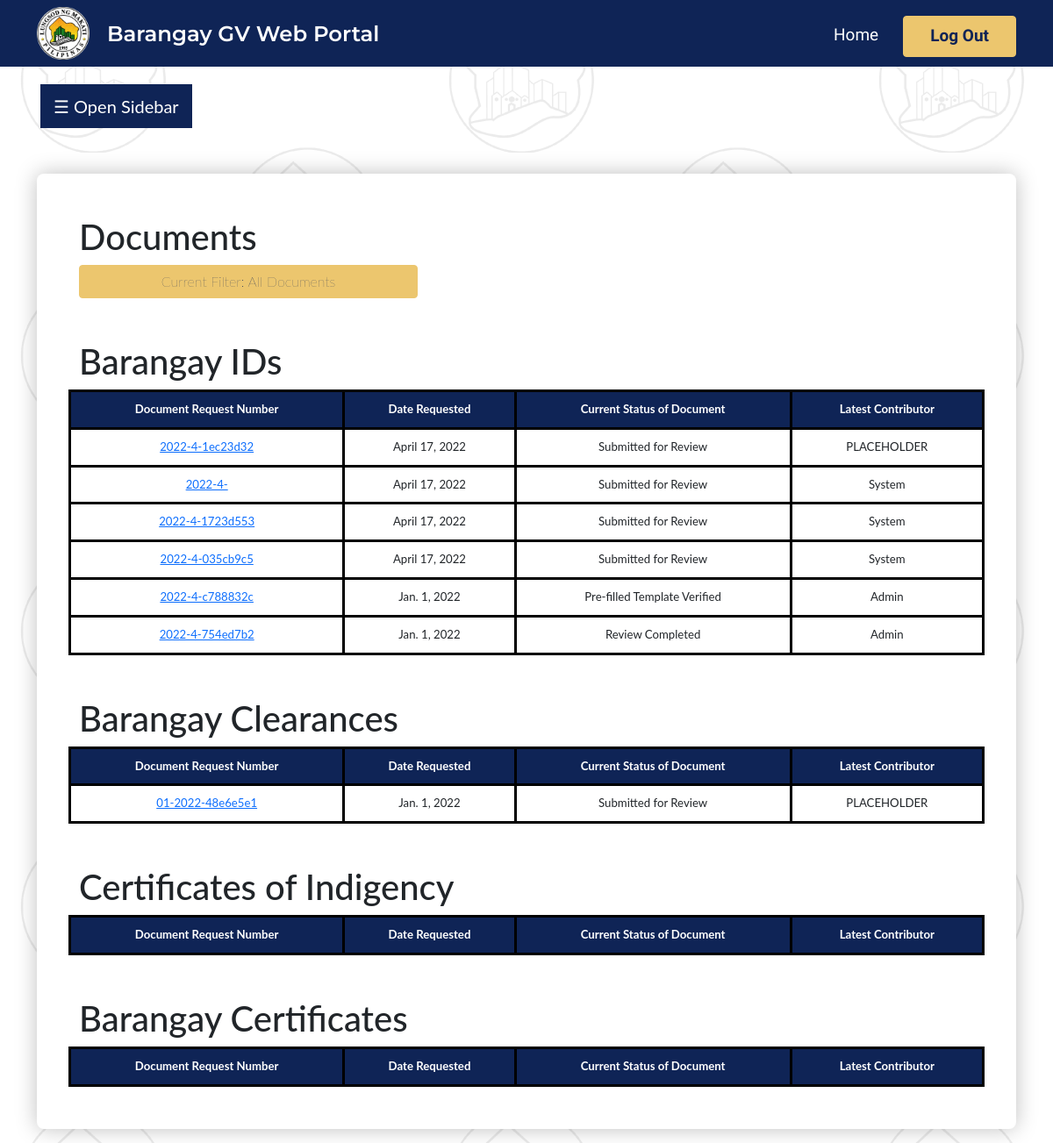
/admin_base/ (signed in), run on an earlier commit of the app's database.
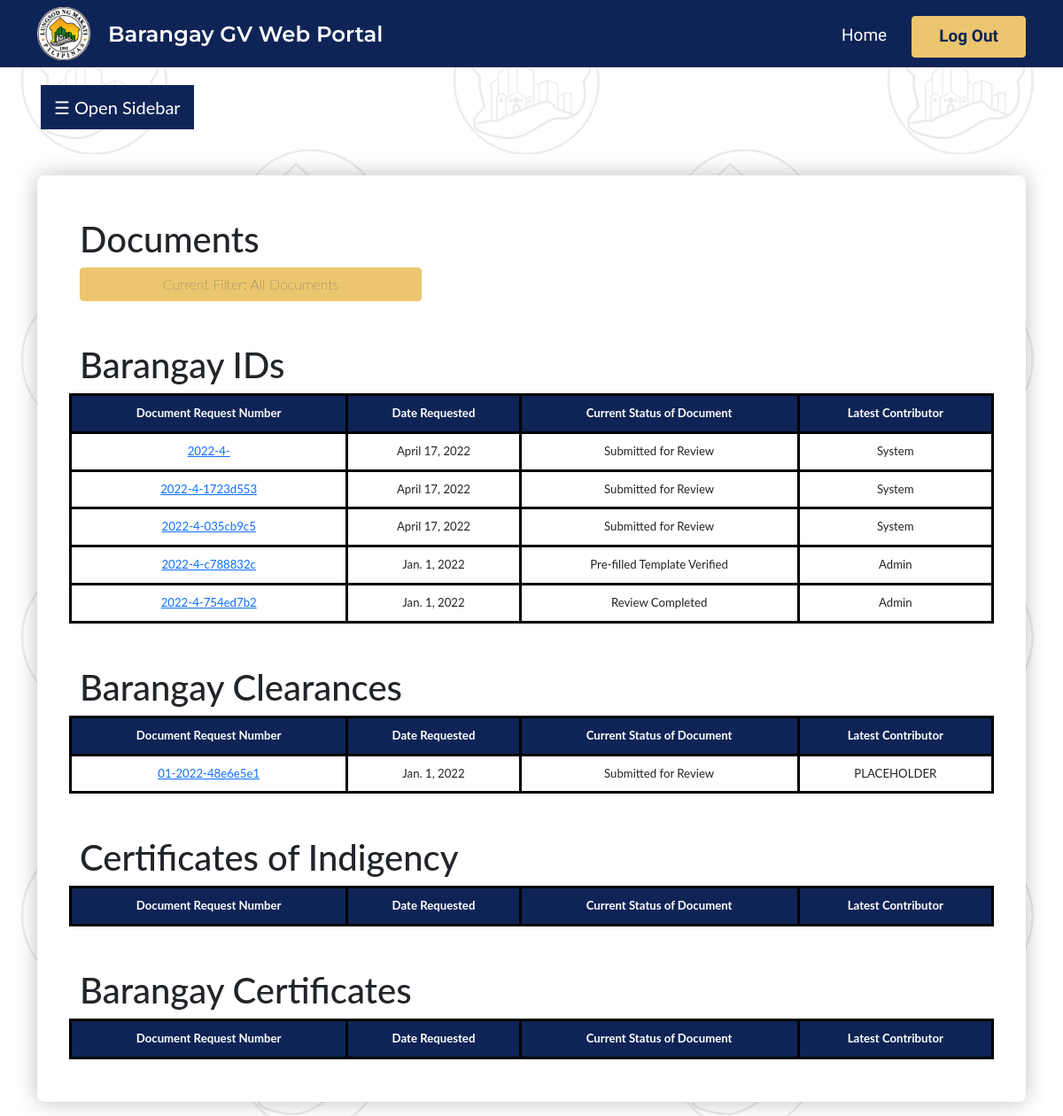
And on a later commit of the database.
### web_portal/models.py (models this page shows)
class barangay_id(models.Model):
    document_id = models.CharField(max_length = 100, default="null")
    document_type = models.CharField(max_length = 100, default="null")
    last_name = models.CharField(max_length = 100, default="null")
    first_name = models.CharField(max_length = 100, default="null")
    middle_name = models.CharField(max_length = 100, default="null")
    age = models.IntegerField(default = 0)
    birthday = models.DateField(default="2022-01-01")
    sex = models.CharField(
        max_length = 100,
        choices =  [('Male', 'Male'), ('Female', 'Female'), ('Prefer not to say', 'Prefer not to say')],
        default="null"
    )
    nationality = models.CharField(max_length = 100, default="null")
    civil_status = models.CharField(max_length = 100, default="null")
    email = models.CharField(max_length = 100, default="null")
    contact_num = models.CharField(max_length = 100, default="null")
    street = models.CharField(max_length = 100, default="null")
    city = models.CharField(max_length = 100, default="null")
    barangay = models.CharField(max_length = 100, default="null")
    province = models.CharField(max_length = 100, default="null")
    zip_code = models.CharField(max_length = 100, default="null")
    emergency_name = models.CharField(max_length = 100, default="null")
    emergency_contact_num = models.IntegerField(default = 0)
    emergency_address = models.CharField(max_length = 100, default="null")
    personal_photo = models.FileField(default="null")
    government_id_or_letter = models.FileField(null = True)
    voters_id = models.FileField(default="null")
    date_submitted = models.DateField(default="2022-01-01")
    status = models.CharField(
        max_length = 100,
        choices =  [('Submitted for Review', 'Submitted for Review'), ('Review Completed', 'Review Completed'), ('Pre-filled Template Verified', 'Pre-filled Template Verified'), ('Printed, Not Paid', 'Printed, Not Paid'), ('Printed, Paid', 'Printed, Paid'), ('Printed, Out for Delivery/Ready for Pickup', 'Printed, Out for Delivery/Ready for Pickup'), ('Delivered/Picked-up', 'Delivered/Picked-up'), ('Rejected', 'Rejected')],
        default = "null"
    )
    latest_contributor = models.CharField(max_length=100, default="PLACEHOLDER")
    type = models.CharField(
        max_length = 100,
        choices =  [('Constituent', 'Constituent'), ('Transient', 'Transient')],
        default="null"
    )
    landlord_name = models.CharField(max_length = 100, null=True, default="null")
    landlord_contact_number = models.CharField(max_length = 100, null=True, default="null")
    landlord_address = models.CharField(max_length = 100, null=True, default="null")
    additional_details = models.CharField(max_length=100, default="null")
    objects = models.Manager()

class barangay_clearance(models.Model):
    document_id = models.CharField(max_length = 100, default="null")
    document_type = models.CharField(max_length = 100, default="null")
    last_name = models.CharField(max_length = 100, default="null")
    first_name = models.CharField(max_length = 100, default="null")
    middle_name = models.CharField(max_length = 100, default="null")
    age = models.IntegerField(default = 0)
    birthday = models.DateField(default="2022-01-01")
    sex = models.CharField(
        max_length = 100,
        choices =  [('Male', 'Male'), ('Female', 'Female'), ('Prefer not to say', 'Prefer not to say')],
        default="null"
    )
    nationality = models.CharField(max_length = 100, default="null")
    civil_status = models.CharField(max_length = 100, default="null")
    email = models.CharField(max_length = 100, default="null")
    contact_num = models.CharField(max_length = 100, default="null")
    street = models.CharField(max_length = 100, default="null")
    city = models.CharField(max_length = 100, default="null")
    barangay = models.CharField(max_length = 100, default="null")
    province = models.CharField(max_length = 100, default="null")
    zip_code = models.CharField(max_length = 100, default="null")
    government_id_or_letter = models.FileField(default="null")
    personal_photo = models.FileField(default="null")
    type = models.CharField(
        max_length = 100,
        choices =  [('Bonafide', 'Bonafide'), ('Transient', 'Transient')],
        default="null"
    )
    date_submitted = models.DateField(default="2022-01-01")
    status = models.CharField(
        max_length = 100,
        choices =  [('Submitted for Review', 'Submitted for Review'), ('Review Completed', 'Review Completed'), ('Pre-filled Template Verified', 'Pre-filled Template Verified'), ('Printed, Not Paid', 'Printed, Not Paid'), ('Printed, Paid', 'Printed, Paid'), ('Printed, Out for Delivery/Ready for Pickup', 'Printed, Out for Delivery/Ready for Pickup'), ('Delivered/Picked-up', 'Delivered/Picked-up'), ('Rejected', 'Rejected')],
        default = "null"
    )
    latest_contributor = models.CharField(max_length=100, default="PLACEHOLDER")
    additional_details = models.CharField(max_length=100, default="null")
    objects = models.Manager()

### web_portal/views.py (the view)
# urls.py: path("admin_base/", views.admin_documents_list, name = "admin_documents_list"),
@staff_member_required
def admin_documents_list (request):
    ids1 = barangay_id.objects.all().filter(status = "Submitted for Review")
    ids2 = barangay_id.objects.all().filter(status = "Review Completed")
    ids3 = barangay_id.objects.all().filter(status = "Pre-filled Template Verified")
    ids = ids1 | ids2 | ids3
    cl1 = barangay_clearance.objects.all().filter(status = "Submitted for Review")
    cl2 = barangay_clearance.objects.all().filter(status = "Review Completed")
    cl3 = barangay_clearance.objects.all().filter(status = "Pre-filled Template Verified")
    clearances = cl1 | cl2 | cl3
    ce1 = barangay_certificate.objects.all().filter(status = "Submitted for Review")
    ce2 = barangay_certificate.objects.all().filter(status = "Review Completed")
    ce3 = barangay_certificate.objects.all().filter(status = "Pre-filled Template Verified")
    certificates = ce1 | ce2 | ce3
    context = {
        "ids": ids.order_by("date_submitted").reverse(),
        "clearances": clearances.order_by("date_submitted").reverse(),
        "certificates": certificates.order_by("date_submitted").reverse(),
    }
    return render(request, 'admin_documents_list.html', context)

### web_portal/templates/admin_documents_list.html (shortened to what the changed rows need)
{% extends "admin_base.html" %}
{% load static %}
{% block content %}
<body>
    <div class="container">
        <div class="adminMainBlock p-5 mt-5" style="background-color: white;">
            <div class="row">
                <h1>Documents</h1>
            </div>
            <div class="row mt-5" id="documentList1">
                <h1>Barangay IDs</h1>
                <table class="tdl">
                    <thead>
                        <tr class="tdlr globalTableCell">
                            <th class="tdlh">Document Request Number</th>
                            <th class="tdlh">Date Requested</th>
                            <th class="tdlh">Current Status of Document</th>
                            <th class="tdlh">Latest Contributor</th>
                        </tr>
                    </thead>
                    <tbody id="IDRows">
                        {% for i in ids %}
                        <tr class="globalTableCell">
                            <td class="tdld"><a href="{% url 'admin_individual_barangay_id' pk=i.pk %}">{{ i.document_id }}</a>
                            </td>
                            <td class="tdld">{{ i.date_submitted}}</td>
                            <td class="tdld">{{ i.status }}</td>
                            <td class="tdld">{{ i.latest_contributor }}</td>
                        </tr>
                        {% endfor %}
                    </tbody>
                </table>
            </div>
            <div class="row mt-5" id="documentList2">
                <h1>Barangay Clearances</h1>
                <table class="tdl">
                    <thead>
                        <tr class="tdlr globalTableCell">
                            <th class="tdlh">Document Request Number</th>
                            <th class="tdlh">Date Requested</th>
                            <th class="tdlh">Current Status of Document</th>
                            <th class="tdlh">Latest Contributor</th>
                        </tr>
                    </thead>
                    <tbody>
                        {% for cl in clearances %}
                        <tr class="globalTableCell">
                            <td class="tdld"><a href="{% url 'admin_individual_barangay_clearance' pk=cl.pk %}">{{ cl.document_id }}</a></td>
                            <td class="tdld">{{ cl.date_submitted}}</td>
                            <td class="tdld">{{ cl.status }}</td>
                            <td class="tdld">{{ cl.latest_contributor }}</td>
                        </tr>
                        {% endfor %}
                    </tbody>
                </table>
            </div>
            <div class="row mt-5" id="documentList3">
                <h1>Certificates of Indigency</h1>
                <table class="tdl">
                    <thead>
                        <tr class="tdlr globalTableCell">
                            <th class="tdlh">Document Request Number</th>
                            <th class="tdlh">Date Requested</th>
                            <th class="tdlh">Current Status of Document</th>
                            <th class="tdlh">Latest Contributor</th>
                        </tr>
                    </thead>
                </table>
            </div>
            <div class="row mt-5" id="documentList4">
                <h1>Barangay Certificates</h1>
                <table class="tdl">
                    <thead>
                        <tr class="tdlr globalTableCell">
                            <th class="tdlh">Document Request Number</th>
                            <th class="tdlh">Date Requested</th>
                            <th class="tdlh">Current Status of Document</th>
                            <th class="tdlh">Latest Contributor</th>
                        </tr>
                    </thead>
                </table>
            </div>
        </div>
    </div>
</body>
{% endblock %}

What changed in the data, as far as the page shows it:
no longer on this page (row edited): barangay_id: document_id "2022-4-1ec23d32", date_submitted "April 17, 2022", status "Submitted for Review", latest_contributor "PLACEHOLDER"
